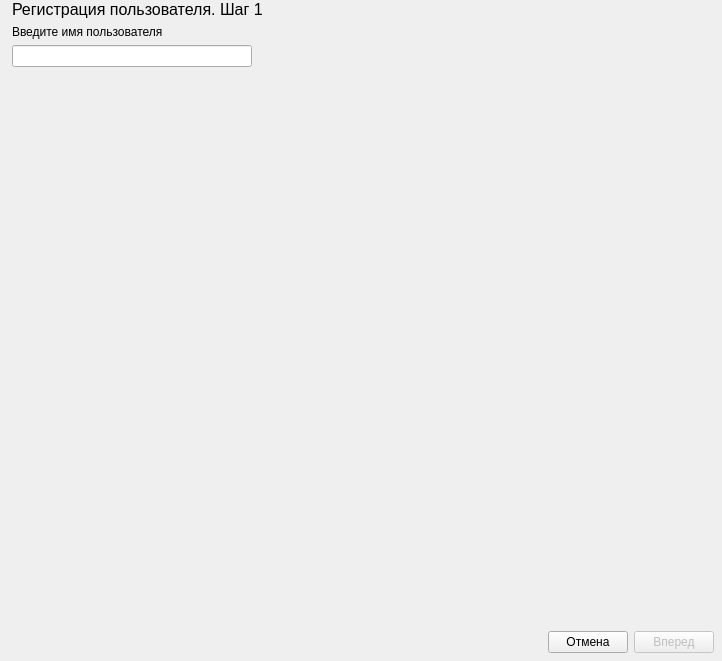
<?xml version="1.0" encoding="UTF-8"?>
<ui version="4.0">
 <class>Form</class>
 <widget class="QWidget" name="Form">
  <property name="geometry">
   <rect>
    <x>0</x>
    <y>0</y>
    <width>722</width>
    <height>661</height>
   </rect>
  </property>
  <property name="windowTitle">
   <string>Form</string>
  </property>
  <layout class="QVBoxLayout" name="verticalLayout_3">
   <property name="leftMargin">
    <number>0</number>
   </property>
   <property name="topMargin">
    <number>0</number>
   </property>
   <property name="rightMargin">
    <number>0</number>
   </property>
   <property name="bottomMargin">
    <number>0</number>
   </property>
   <item>
    <widget class="QStackedWidget" name="stacked_widget">
     <property name="currentIndex">
      <number>0</number>
     </property>
     <widget class="QWidget" name="page_1">
      <layout class="QVBoxLayout" name="verticalLayout_2">
       <property name="leftMargin">
        <number>12</number>
       </property>
       <property name="topMargin">
        <number>0</number>
       </property>
       <property name="rightMargin">
        <number>0</number>
       </property>
       <property name="bottomMargin">
        <number>0</number>
       </property>
       <item>
        <widget class="QLabel" name="label">
         <property name="font">
          <font>
           <pointsize>12</pointsize>
          </font>
         </property>
         <property name="text">
          <string>Регистрация пользователя. Шаг 1</string>
         </property>
        </widget>
       </item>
       <item>
        <layout class="QVBoxLayout" name="verticalLayout">
         <item>
          <widget class="QLabel" name="label_3">
           <property name="text">
            <string>Введите имя пользователя</string>
           </property>
          </widget>
         </item>
         <item>
          <widget class="QLineEdit" name="user_name_line_edit">
           <property name="maximumSize">
            <size>
             <width>240</width>
             <height>16777215</height>
            </size>
           </property>
          </widget>
         </item>
        </layout>
       </item>
       <item>
        <spacer name="verticalSpacer">
         <property name="orientation">
          <enum>Qt::Vertical</enum>
         </property>
         <property name="sizeHint" stdset="0">
          <size>
           <width>20</width>
           <height>533</height>
          </size>
         </property>
        </spacer>
       </item>
       <item>
        <layout class="QHBoxLayout" name="horizontalLayout">
         <property name="rightMargin">
          <number>8</number>
         </property>
         <property name="bottomMargin">
          <number>8</number>
         </property>
         <item>
          <spacer name="horizontalSpacer">
           <property name="orientation">
            <enum>Qt::Horizontal</enum>
           </property>
           <property name="sizeHint" stdset="0">
            <size>
             <width>40</width>
             <height>20</height>
            </size>
           </property>
          </spacer>
         </item>
         <item>
          <widget class="QPushButton" name="cancel_push_button_1">
           <property name="text">
            <string>Отмена</string>
           </property>
          </widget>
         </item>
         <item>
          <widget class="QPushButton" name="next_push_button_1">
           <property name="enabled">
            <bool>false</bool>
           </property>
           <property name="text">
            <string>Вперед</string>
           </property>
          </widget>
         </item>
        </layout>
       </item>
      </layout>
     </widget>
     <widget class="QWidget" name="page_2">
      <layout class="QVBoxLayout" name="verticalLayout_4">
       <property name="leftMargin">
        <number>12</number>
       </property>
       <property name="topMargin">
        <number>0</number>
       </property>
       <property name="rightMargin">
        <number>0</number>
       </property>
       <property name="bottomMargin">
        <number>0</number>
       </property>
       <item>
        <widget class="QLabel" name="label_2">
         <property name="font">
          <font>
           <pointsize>12</pointsize>
          </font>
         </property>
         <property name="text">
          <string>Регистрация пользователя. Шаг 2</string>
         </property>
        </widget>
       </item>
       <item>
        <widget class="QLabel" name="label_4">
         <property name="text">
          <string>Производится первичная регистрация пользователя?</string>
         </property>
        </widget>
       </item>
       <item>
        <spacer name="verticalSpacer_2">
         <property name="orientation">
          <enum>Qt::Vertical</enum>
         </property>
         <property name="sizeHint" stdset="0">
          <size>
           <width>20</width>
           <height>566</height>
          </size>
         </property>
        </spacer>
       </item>
       <item>
        <layout class="QHBoxLayout" name="horizontalLayout_2">
         <property name="rightMargin">
          <number>8</number>
         </property>
         <property name="bottomMargin">
          <number>8</number>
         </property>
         <item>
          <spacer name="horizontalSpacer_2">
           <property name="orientation">
            <enum>Qt::Horizontal</enum>
           </property>
           <property name="sizeHint" stdset="0">
            <size>
             <width>40</width>
             <height>20</height>
            </size>
           </property>
          </spacer>
         </item>
         <item>
          <widget class="QPushButton" name="cancel_push_button_2">
           <property name="text">
            <string>Отмена</string>
           </property>
          </widget>
         </item>
         <item>
          <widget class="QPushButton" name="no_push_button_2">
           <property name="text">
            <string>Нет</string>
           </property>
          </widget>
         </item>
         <item>
          <widget class="QPushButton" name="yes_push_button_2">
           <property name="text">
            <string>Да</string>
           </property>
          </widget>
         </item>
        </layout>
       </item>
      </layout>
     </widget>
     <widget class="QWidget" name="page_3">
      <layout class="QVBoxLayout" name="verticalLayout_5">
       <property name="leftMargin">
        <number>12</number>
       </property>
       <property name="topMargin">
        <number>0</number>
       </property>
       <property name="rightMargin">
        <number>0</number>
       </property>
       <property name="bottomMargin">
        <number>0</number>
       </property>
       <item>
        <widget class="QLabel" name="label_5">
         <property name="font">
          <font>
           <pointsize>12</pointsize>
          </font>
         </property>
         <property name="text">
          <string>Регистрация пользователя. Шаг 3</string>
         </property>
        </widget>
       </item>
       <item>
        <widget class="QLabel" name="label_6">
         <property name="text">
          <string>Введите новый пароль:</string>
         </property>
        </widget>
       </item>
       <item>
        <layout class="QHBoxLayout" name="horizontalLayout_4">
         <item>
          <widget class="QLineEdit" name="passwd_line_edit_1">
           <property name="minimumSize">
            <size>
             <width>240</width>
             <height>0</height>
            </size>
           </property>
           <property name="maximumSize">
            <size>
             <width>240</width>
             <height>16777215</height>
            </size>
           </property>
          </widget>
         </item>
         <item>
          <widget class="QPushButton" name="passwd_gen_push_button_3">
           <property name="text">
            <string>Сгенерировать</string>
           </property>
          </widget>
         </item>
         <item>
          <spacer name="horizontalSpacer_4">
           <property name="orientation">
            <enum>Qt::Horizontal</enum>
           </property>
           <property name="sizeHint" stdset="0">
            <size>
             <width>40</width>
             <height>20</height>
            </size>
           </property>
          </spacer>
         </item>
        </layout>
       </item>
       <item>
        <widget class="QRadioButton" name="radioButton">
         <property name="text">
          <string>Показать пароль</string>
         </property>
        </widget>
       </item>
       <item>
        <widget class="QLabel" name="label_7">
         <property name="text">
          <string>Подтвердите новый пароль:</string>
         </property>
        </widget>
       </item>
       <item>
        <widget class="QLineEdit" name="passwd_line_edit_2">
         <property name="minimumSize">
          <size>
           <width>240</width>
           <height>0</height>
          </size>
         </property>
         <property name="maximumSize">
          <size>
           <width>240</width>
           <height>16777215</height>
          </size>
         </property>
         <property name="text">
          <string/>
         </property>
        </widget>
       </item>
       <item>
        <spacer name="verticalSpacer_3">
         <property name="orientation">
          <enum>Qt::Vertical</enum>
         </property>
         <property name="sizeHint" stdset="0">
          <size>
           <width>20</width>
           <height>450</height>
          </size>
         </property>
        </spacer>
       </item>
       <item>
        <layout class="QHBoxLayout" name="horizontalLayout_3">
         <property name="rightMargin">
          <number>8</number>
         </property>
         <property name="bottomMargin">
          <number>8</number>
         </property>
         <item>
          <spacer name="horizontalSpacer_3">
           <property name="orientation">
            <enum>Qt::Horizontal</enum>
           </property>
           <property name="sizeHint" stdset="0">
            <size>
             <width>40</width>
             <height>20</height>
            </size>
           </property>
          </spacer>
         </item>
         <item>
          <widget class="QPushButton" name="cancel_push_button_3">
           <property name="text">
            <string>Отмена</string>
           </property>
          </widget>
         </item>
         <item>
          <widget class="QPushButton" name="next_push_button_3">
           <property name="enabled">
            <bool>false</bool>
           </property>
           <property name="text">
            <string>Вперед</string>
           </property>
          </widget>
         </item>
        </layout>
       </item>
      </layout>
     </widget>
     <widget class="QWidget" name="page_4">
      <layout class="QVBoxLayout" name="verticalLayout_6">
       <property name="leftMargin">
        <number>12</number>
       </property>
       <property name="topMargin">
        <number>0</number>
       </property>
       <property name="rightMargin">
        <number>0</number>
       </property>
       <property name="bottomMargin">
        <number>0</number>
       </property>
       <item>
        <widget class="QLabel" name="label_8">
         <property name="font">
          <font>
           <pointsize>12</pointsize>
          </font>
         </property>
         <property name="text">
          <string>Регистрация пользователя. Шаг 4</string>
         </property>
        </widget>
       </item>
       <item>
        <layout class="QHBoxLayout" name="horizontalLayout_6">
         <item>
          <widget class="QLabel" name="label_9">
           <property name="text">
            <string>Предъявлен идентификатор:</string>
           </property>
          </widget>
         </item>
         <item>
          <widget class="QLabel" name="label_10">
           <property name="text">
            <string>1</string>
           </property>
          </widget>
         </item>
         <item>
          <spacer name="horizontalSpacer_6">
           <property name="orientation">
            <enum>Qt::Horizontal</enum>
           </property>
           <property name="sizeHint" stdset="0">
            <size>
             <width>40</width>
             <height>20</height>
            </size>
           </property>
          </spacer>
         </item>
        </layout>
       </item>
       <item>
        <widget class="QLabel" name="label_11">
         <property name="text">
          <string>Пользователь успешно зарегистрирован</string>
         </property>
        </widget>
       </item>
       <item>
        <spacer name="verticalSpacer_4">
         <property name="orientation">
          <enum>Qt::Vertical</enum>
         </property>
         <property name="sizeHint" stdset="0">
          <size>
           <width>20</width>
           <height>538</height>
          </size>
         </property>
        </spacer>
       </item>
       <item>
        <layout class="QHBoxLayout" name="horizontalLayout_5">
         <property name="rightMargin">
          <number>8</number>
         </property>
         <property name="bottomMargin">
          <number>8</number>
         </property>
         <item>
          <spacer name="horizontalSpacer_5">
           <property name="orientation">
            <enum>Qt::Horizontal</enum>
           </property>
           <property name="sizeHint" stdset="0">
            <size>
             <width>40</width>
             <height>20</height>
            </size>
           </property>
          </spacer>
         </item>
         <item>
          <widget class="QPushButton" name="cancel_push_button_4">
           <property name="enabled">
            <bool>false</bool>
           </property>
           <property name="text">
            <string>Отмена</string>
           </property>
          </widget>
         </item>
         <item>
          <widget class="QPushButton" name="finish_push_button_4">
           <property name="text">
            <string>Завершить</string>
           </property>
          </widget>
         </item>
        </layout>
       </item>
      </layout>
     </widget>
     <widget class="QWidget" name="page_5">
      <layout class="QVBoxLayout" name="verticalLayout_10">
       <property name="leftMargin">
        <number>12</number>
       </property>
       <property name="topMargin">
        <number>0</number>
       </property>
       <property name="rightMargin">
        <number>0</number>
       </property>
       <property name="bottomMargin">
        <number>0</number>
       </property>
       <item>
        <widget class="QLabel" name="label_19">
         <property name="font">
          <font>
           <pointsize>12</pointsize>
          </font>
         </property>
         <property name="text">
          <string>Смена пароля пользователя</string>
         </property>
        </widget>
       </item>
       <item>
        <widget class="QLabel" name="label_20">
         <property name="text">
          <string>Внимание:
Смена пароля Администратором сделает
невозможным доступ этого пользователя к другим
компьютерам. После смены пароля потребуется произвести
повторную регистрацию пользователя на этих компьютерах.
Продолжить?</string>
         </property>
        </widget>
       </item>
       <item>
        <spacer name="verticalSpacer_8">
         <property name="orientation">
          <enum>Qt::Vertical</enum>
         </property>
         <property name="sizeHint" stdset="0">
          <size>
           <width>20</width>
           <height>486</height>
          </size>
         </property>
        </spacer>
       </item>
       <item>
        <layout class="QHBoxLayout" name="horizontalLayout_11">
         <property name="rightMargin">
          <number>8</number>
         </property>
         <property name="bottomMargin">
          <number>8</number>
         </property>
         <item>
          <spacer name="horizontalSpacer_11">
           <property name="orientation">
            <enum>Qt::Horizontal</enum>
           </property>
           <property name="sizeHint" stdset="0">
            <size>
             <width>40</width>
             <height>20</height>
            </size>
           </property>
          </spacer>
         </item>
         <item>
          <widget class="QPushButton" name="cancel_push_button_5">
           <property name="text">
            <string>Нет</string>
           </property>
          </widget>
         </item>
         <item>
          <widget class="QPushButton" name="yes_push_button_5">
           <property name="text">
            <string>Да</string>
           </property>
          </widget>
         </item>
        </layout>
       </item>
      </layout>
     </widget>
     <widget class="QWidget" name="page_6">
      <layout class="QVBoxLayout" name="verticalLayout_7">
       <property name="leftMargin">
        <number>12</number>
       </property>
       <property name="topMargin">
        <number>0</number>
       </property>
       <property name="rightMargin">
        <number>0</number>
       </property>
       <property name="bottomMargin">
        <number>0</number>
       </property>
       <item>
        <widget class="QLabel" name="label_12">
         <property name="font">
          <font>
           <pointsize>12</pointsize>
          </font>
         </property>
         <property name="text">
          <string>Смена пароля пользователя. Шаг 1</string>
         </property>
        </widget>
       </item>
       <item>
        <widget class="QLabel" name="label_13">
         <property name="text">
          <string>Введите старый пароль:</string>
         </property>
        </widget>
       </item>
       <item>
        <widget class="QLineEdit" name="passwd_line_edit_6">
         <property name="minimumSize">
          <size>
           <width>240</width>
           <height>0</height>
          </size>
         </property>
         <property name="maximumSize">
          <size>
           <width>240</width>
           <height>16777215</height>
          </size>
         </property>
        </widget>
       </item>
       <item>
        <spacer name="verticalSpacer_5">
         <property name="orientation">
          <enum>Qt::Vertical</enum>
         </property>
         <property name="sizeHint" stdset="0">
          <size>
           <width>20</width>
           <height>535</height>
          </size>
         </property>
        </spacer>
       </item>
       <item>
        <layout class="QHBoxLayout" name="horizontalLayout_7">
         <property name="rightMargin">
          <number>8</number>
         </property>
         <property name="bottomMargin">
          <number>8</number>
         </property>
         <item>
          <spacer name="horizontalSpacer_7">
           <property name="orientation">
            <enum>Qt::Horizontal</enum>
           </property>
           <property name="sizeHint" stdset="0">
            <size>
             <width>40</width>
             <height>20</height>
            </size>
           </property>
          </spacer>
         </item>
         <item>
          <widget class="QPushButton" name="cancel_push_button_6">
           <property name="text">
            <string>Отмена</string>
           </property>
          </widget>
         </item>
         <item>
          <widget class="QPushButton" name="next_push_button_6">
           <property name="text">
            <string>Вперед</string>
           </property>
          </widget>
         </item>
        </layout>
       </item>
      </layout>
     </widget>
     <widget class="QWidget" name="page_7">
      <layout class="QVBoxLayout" name="verticalLayout_8">
       <property name="leftMargin">
        <number>12</number>
       </property>
       <property name="topMargin">
        <number>0</number>
       </property>
       <property name="rightMargin">
        <number>0</number>
       </property>
       <property name="bottomMargin">
        <number>0</number>
       </property>
       <item>
        <widget class="QLabel" name="label_14">
         <property name="font">
          <font>
           <pointsize>12</pointsize>
          </font>
         </property>
         <property name="text">
          <string>Смена пароля пользователя. Шаг 2</string>
         </property>
        </widget>
       </item>
       <item>
        <widget class="QLabel" name="label_15">
         <property name="text">
          <string>Введите новый пароль:</string>
         </property>
        </widget>
       </item>
       <item>
        <layout class="QHBoxLayout" name="horizontalLayout_8">
         <item>
          <widget class="QLineEdit" name="passwd_line_edit_7">
           <property name="minimumSize">
            <size>
             <width>240</width>
             <height>0</height>
            </size>
           </property>
           <property name="maximumSize">
            <size>
             <width>240</width>
             <height>16777215</height>
            </size>
           </property>
          </widget>
         </item>
         <item>
          <widget class="QPushButton" name="pushButton_13">
           <property name="text">
            <string>Сгенерировать</string>
           </property>
          </widget>
         </item>
         <item>
          <spacer name="horizontalSpacer_8">
           <property name="orientation">
            <enum>Qt::Horizontal</enum>
           </property>
           <property name="sizeHint" stdset="0">
            <size>
             <width>40</width>
             <height>20</height>
            </size>
           </property>
          </spacer>
         </item>
        </layout>
       </item>
       <item>
        <widget class="QRadioButton" name="show_passwd_radio_button_7">
         <property name="text">
          <string>Показать пароль</string>
         </property>
        </widget>
       </item>
       <item>
        <widget class="QLabel" name="label_16">
         <property name="text">
          <string>Подтвердите новый пароль:</string>
         </property>
        </widget>
       </item>
       <item>
        <widget class="QLineEdit" name="passwd_line_edit_8">
         <property name="minimumSize">
          <size>
           <width>240</width>
           <height>0</height>
          </size>
         </property>
         <property name="maximumSize">
          <size>
           <width>240</width>
           <height>16777215</height>
          </size>
         </property>
         <property name="text">
          <string/>
         </property>
        </widget>
       </item>
       <item>
        <spacer name="verticalSpacer_6">
         <property name="orientation">
          <enum>Qt::Vertical</enum>
         </property>
         <property name="sizeHint" stdset="0">
          <size>
           <width>20</width>
           <height>450</height>
          </size>
         </property>
        </spacer>
       </item>
       <item>
        <layout class="QHBoxLayout" name="horizontalLayout_9">
         <property name="rightMargin">
          <number>8</number>
         </property>
         <property name="bottomMargin">
          <number>8</number>
         </property>
         <item>
          <spacer name="horizontalSpacer_9">
           <property name="orientation">
            <enum>Qt::Horizontal</enum>
           </property>
           <property name="sizeHint" stdset="0">
            <size>
             <width>40</width>
             <height>20</height>
            </size>
           </property>
          </spacer>
         </item>
         <item>
          <widget class="QPushButton" name="cancel_push_button_7">
           <property name="text">
            <string>Отмена</string>
           </property>
          </widget>
         </item>
         <item>
          <widget class="QPushButton" name="next_pus_button_7">
           <property name="text">
            <string>Вперед</string>
           </property>
          </widget>
         </item>
        </layout>
       </item>
      </layout>
     </widget>
     <widget class="QWidget" name="page_8">
      <layout class="QVBoxLayout" name="verticalLayout_9">
       <property name="leftMargin">
        <number>12</number>
       </property>
       <property name="topMargin">
        <number>0</number>
       </property>
       <property name="rightMargin">
        <number>0</number>
       </property>
       <property name="bottomMargin">
        <number>0</number>
       </property>
       <item>
        <widget class="QLabel" name="label_17">
         <property name="font">
          <font>
           <pointsize>12</pointsize>
          </font>
         </property>
         <property name="text">
          <string>Смена пароля пользователя</string>
         </property>
        </widget>
       </item>
       <item>
        <widget class="QLabel" name="label_18">
         <property name="text">
          <string>Пароль успешно изменен</string>
         </property>
        </widget>
       </item>
       <item>
        <spacer name="verticalSpacer_7">
         <property name="orientation">
          <enum>Qt::Vertical</enum>
         </property>
         <property name="sizeHint" stdset="0">
          <size>
           <width>20</width>
           <height>566</height>
          </size>
         </property>
        </spacer>
       </item>
       <item>
        <layout class="QHBoxLayout" name="horizontalLayout_10">
         <property name="rightMargin">
          <number>8</number>
         </property>
         <property name="bottomMargin">
          <number>8</number>
         </property>
         <item>
          <spacer name="horizontalSpacer_10">
           <property name="orientation">
            <enum>Qt::Horizontal</enum>
           </property>
           <property name="sizeHint" stdset="0">
            <size>
             <width>40</width>
             <height>20</height>
            </size>
           </property>
          </spacer>
         </item>
         <item>
          <widget class="QPushButton" name="finish_push_button_8">
           <property name="text">
            <string>Завершить</string>
           </property>
          </widget>
         </item>
        </layout>
       </item>
      </layout>
     </widget>
    </widget>
   </item>
  </layout>
 </widget>
 <resources/>
 <connections/>
</ui>
